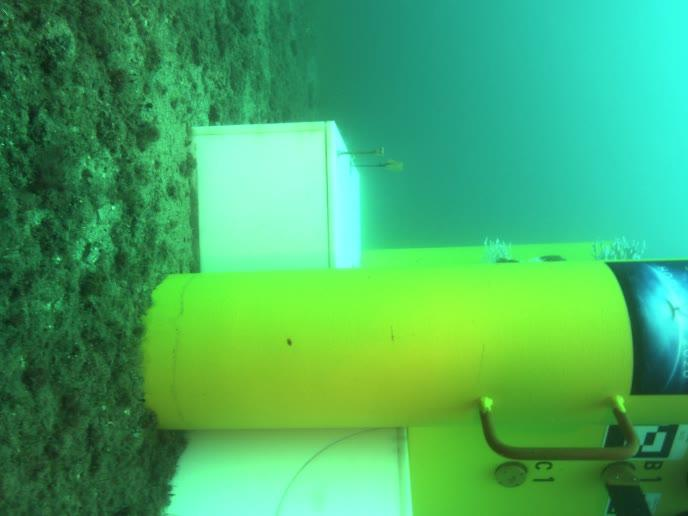
%> input picture Code Fusion/frame235.jpg, 688 x 516 px
$ octave main.m   (GNU Octave 9; MATLAB toolbox functions it lacks are replaced by stand-ins)
%> lines starting %> are read from the running program, lines starting %| are printed output that depends on the picture; in (x1, y1, x2, y2) boxes, pixels count from 0 and x2, y2 are one past the last pixel; in counts of white or black regions, pixels touching at a corner belong together; the program's own positions count from 1
### Code Fusion/loadImage.m
function img = loadImage(num)
%> called with num = 'frame235'
% num is the num of image with

%prefix = '';
suffix = '.jpg';
path = [num,suffix];

img = imread(path);
%> img is the input picture: size 516x688x3 uint8; mean R, G, B 70.5, 173.2, 100

### Code Fusion/imgDecomposition.m
function [RL, AL] = imgDecomposition(img)
AL = zeros(size(img));
RL = zeros(size(img));
for i = 1 : 3
    k = 0.5 * img(:, :, i) / max(max(img(:, :, i)));
    AL(:, :, i) = (1 - k) .* img(:, :, i);
    RL(:, :, i) = k .* img(:, :, i);
end
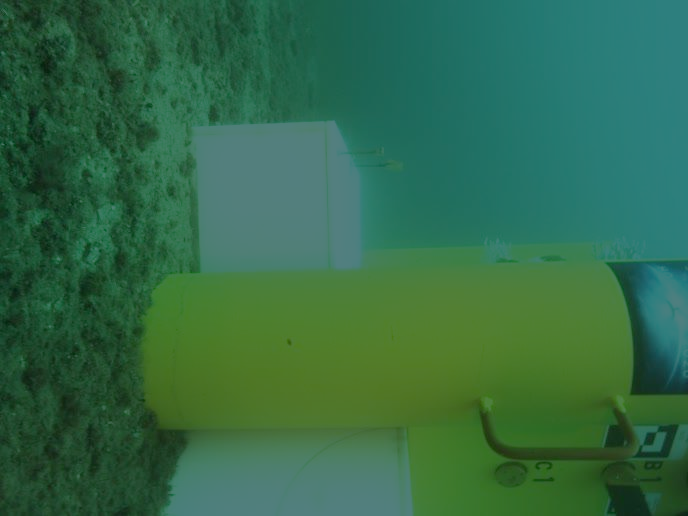
%> AL: size 516x688x3 double; mean R, G, B 0.199, 0.42, 0.285
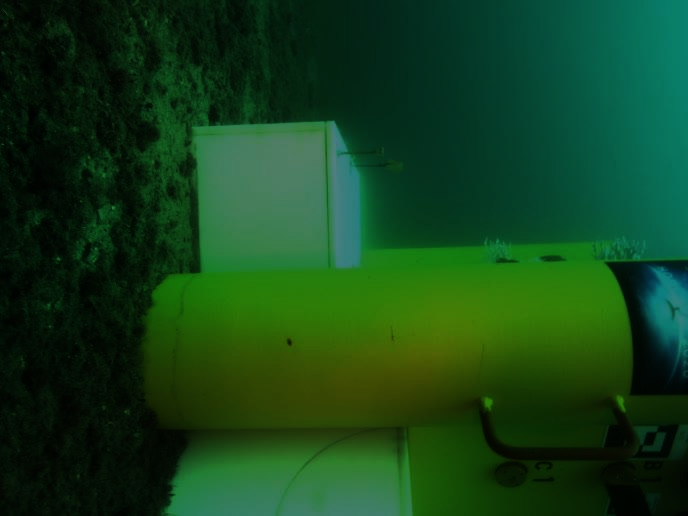
%> RL: size 516x688x3 double; mean R, G, B 0.0777, 0.259, 0.107
%> the loop in SimplestColorBalanceP, `for ch = 1 : p` made 3 passes
%> (bottom, top) on passes 1 to 3: (0.00263, 0.303), (0.0216, 0.5), (0.00443, 0.496)
%> after the loop in SimplestColorBalanceP, `for i = 1 : p`:
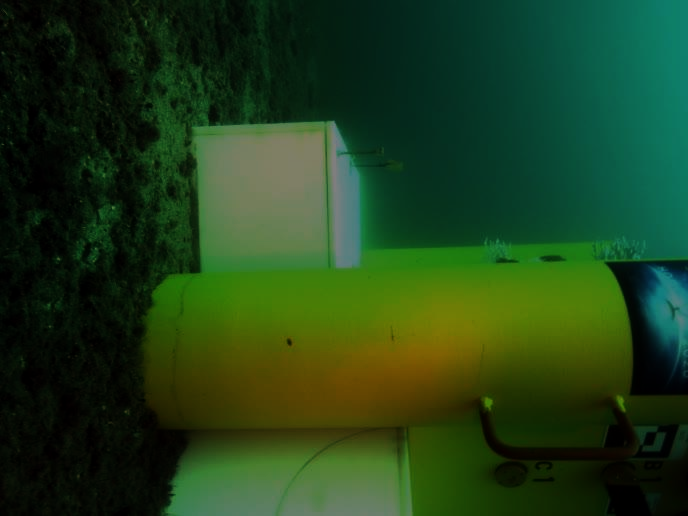
%> outval: size 516x688x3 double; mean R, G, B 0.125, 0.248, 0.104

### Code Fusion/SimplestColorBalanceP.m
function outval = SimplestColorBalanceP(im_org , num, type)
satLevel1 = 0.005;
satLevel2 = 0.005;
%num = 255;
% SimplestColorBalance(im_orig)
% Performs color balancing via histogram normalization.
% satLevel controls the percentage of pixels
% to clip to white and black.
% Set plot = 0 or 1 to turn diagnostic plots on or off.
if ndims(im_org) == 3
    [m, n, p] = size(im_org);
    imRGB_orig = zeros(p, m * n);
    for i = 1 : p
        imRGB_orig(i, :) = reshape(double(im_org(:,:,i)), [1, m * n]);
    end
else
    [m, n] = size(im_org);
    p = 1;
    imRGB_orig = reshape(double(im_org), [1, m * n]);
end
% full width histogram method
% percentage of the image to saturate to black or white,
% tweakable param
q = [satLevel1, 1 - satLevel2];
imRGB = zeros(size(imRGB_orig));
for ch = 1 : p
    tiles = quantile(imRGB_orig(ch, :), q);
    temp = imRGB_orig(ch, :);
    temp(find(temp < tiles(1))) = tiles(1);
    temp(find(temp > tiles(2))) = tiles(2);
    imRGB(ch, :) = temp;
    bottom = min(imRGB(ch, :));
    top = max(imRGB(ch, :));
    imRGB(ch, :) = (imRGB(ch, :) - bottom) * num / (top - bottom);
end
if ndims(im_org) == 3
    outval = zeros(size(im_org));
    for i = 1 : p
        outval(:, :, i) = reshape(imRGB(i, :), [m, n]);
    end
else
    outval = reshape(imRGB, [m, n]);
end
if strcmp(type, 'uint8')
    outval = uint8(outval);
end

### Code Fusion/AirlightEstimate.m
% Airlight Estimation
function A = AirlightEstimate(img, blocksize, showFigure)
%> called with blocksize = 25, showFigure = false
im = img;
[M, N, ~] = size(im);
point = [0,0];
y = 1;
while M * N > blocksize
    [M, N, ~] = size(im);
    % divided image into 4 rectangular region
    subim{1} = im(1:floor(M/2), 1:floor(N/2), :);
    subim{2} = im(1:floor(M/2), floor(N/2)+1:end, :);
    subim{3} = im(floor(M/2)+1:end, 1:floor(N/2), :);
    subim{4} = im(floor(M/2)+1:end, floor(N/2)+1:end, :);
    % for each sub-image, calculate its score (mean substract std)
    s(1) = mean2(subim{1}(:,:,1)) - std2(subim{1}(:,:,1)) + ...
        mean2(subim{1}(:,:,2)) - std2(subim{1}(:,:,2)) + ...
        mean2(subim{1}(:,:,3)) - std2(subim{1}(:,:,3));
    s(2) = mean2(subim{2}(:,:,1)) - std2(subim{2}(:,:,1)) + ...
        mean2(subim{2}(:,:,2)) - std2(subim{2}(:,:,2)) + ...
        mean2(subim{2}(:,:,3)) - std2(subim{2}(:,:,3));
    s(3) = mean2(subim{3}(:,:,1)) - std2(subim{3}(:,:,1)) + ...
        mean2(subim{3}(:,:,2)) - std2(subim{3}(:,:,2)) + ...
        mean2(subim{3}(:,:,3)) - std2(subim{3}(:,:,3));
    s(4) = mean2(subim{4}(:,:,1)) - std2(subim{4}(:,:,1)) + ...
        mean2(subim{4}(:,:,2)) - std2(subim{4}(:,:,2)) + ...
        mean2(subim{4}(:,:,3)) - std2(subim{4}(:,:,3));
    % choose the region with highest score
    x = find(s == max(s));
    im = subim{x};
    if showFigure
        % below used for draw the select region
        startpoint = [1,1;1,floor(N/2)+1;floor(M/2)+1,1;...
            floor(M/2)+1,floor(N/2)+1];
        if y > 1
            point = point + startpoint(x,:);% + [-1, -1];
        else
            point = point + startpoint(x,:);
        end
        y = y + 1;
    end
end
%> this loop made 8 passes
%> x on passes 1 to 5: 2, 2, 2, 2, 2
%> pass 1, in AirlightEstimate, `im = subim{x};`:
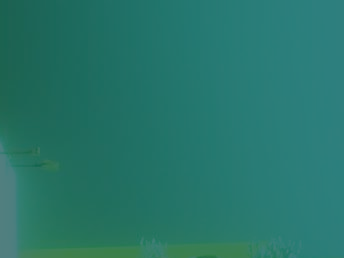
%> im: size 258x344x3 double; mean R, G, B 0.154, 0.464, 0.42
%> after the loop, point = [0 0]; s = [1.18 1.18 1.18 1.18]; subim = 4 items; y = 1
% get the selected region
[M, N, ~] = size(im);
%> M = 2; N = 3
im = double(im);
im1 = sqrt((im(:,:,1)-255.0).^2 + (im(:,:,2)-255.0).^2 + ...
            (im(:,:,3)-255.0).^2);
%> im1 = [441 441 441; 441 441 441]
[p, q] = find(im1 == min(min(im1)));
%> p = [1; 2; 1; 2; 1; 2]; q = [1; 1; 2; 2; 3; 3]
A = reshape(im(p(1),q(1),:), [1, 3]);
%> A = [0.183 0.5 0.497]
if showFigure
    % draw the patch in the original image
    [~, ~]=draw_rect(img,point,[M,N]);
end

% draw image with selected region
% [58 lines left out: function draw_rect, not called in this run]

### Code Fusion/TransEstimate.m
function T = TransEstimate(img, patchsz, A, lambda, r, eps, gamma)
[m, n, ~] = size(img);
% resize the input image to match the patch size
if mod(m, patchsz) ~= 0 || mod(n,patchsz) ~= 0
    im = imresize(img, [m - mod(m, patchsz) + patchsz, ...
        n - mod(n, patchsz) + patchsz]);
else
    im = img;
end
% calculate the transmission map
T = zeros(size(im,1),size(im,2));% initial the transmission map
for i = 1 : patchsz : size(im, 1)
    for j = 1 : patchsz : size(im, 2)
        sz = patchsz - 1;
        blk_im = im(i:i+sz,j:j+sz,:);
        Trans = blkTrsEstimate(blk_im, A, lambda);
        T(i:i+sz,j:j+sz) = Trans;
    end
end
T = imresize(T, [m, n]);
%Std1 = std2(T) * 255
%averGrad1 = meangrad(T) * 255
%figure,imshow(T)
% refine the transmission map
guidedImg = double(rgb2gray(uint8(img * 255))) / 255;
T = guidedfilter(guidedImg, T, r, eps);
%Std2 = std2(T) * 255
%averGrad2 = meangrad(T) * 255
%figure,imshow(T)
% enhance the transmission map
Tsmooth=imfilter(T,fspecial('gaussian',[80,80],80),...
                'replicate','conv');
Tdetail = T - Tsmooth;
T = Tsmooth + gamma * Tdetail;
%Std3 = std2(T) * 255
%averGrad3 = meangrad(T) * 255
%figure,imshow(T)

### Code Fusion/guidedfilter.m
function q = guidedfilter(I, p, r, eps)
%   GUIDEDFILTER   O(1) time implementation of guided filter.
%
%   - guidance image: I (should be a gray-scale/single channel image)
%   - filtering input image: p (should be a gray-scale/single channel image)
%   - local window radius: r
%   - regularization parameter: eps

[hei, wid] = size(I);
N = boxfilter(ones(hei, wid), r); % the size of each local patch; N=(2r+1)^2 except for boundary pixels.

% imwrite(uint8(N), 'N.jpg');
% figure,imshow(N,[]),title('N');


mean_I = boxfilter(I, r) ./ N;
mean_p = boxfilter(p, r) ./ N;
mean_Ip = boxfilter(I.*p, r) ./ N;
cov_Ip = mean_Ip - mean_I .* mean_p; % this is the covariance of (I, p) in each local patch.

mean_II = boxfilter(I.*I, r) ./ N;
var_I = mean_II - mean_I .* mean_I;

a = cov_Ip ./ (var_I + eps); % Eqn. (5) in the paper;
b = mean_p - a .* mean_I; % Eqn. (6) in the paper;

mean_a = boxfilter(a, r) ./ N;
mean_b = boxfilter(b, r) ./ N;

q = mean_a .* I + mean_b; % Eqn. (8) in the paper;
end

### Code Fusion/boxfilter.m
function imDst = boxfilter(imSrc, r)

%   BOXFILTER   O(1) time box filtering using cumulative sum
%
%   - Definition imDst(x, y)=sum(sum(imSrc(x-r:x+r,y-r:y+r)));
%   - Running time independent of r;
%   - Equivalent to the function: colfilt(imSrc, [2*r+1, 2*r+1], 'sliding', @sum);
%   - But much faster.

[hei, wid] = size(imSrc);
imDst = zeros(size(imSrc));

%cumulative sum over Y axis
imCum = cumsum(imSrc, 1);
%difference over Y axis
imDst(1:r+1, :) = imCum(1+r:2*r+1, :);
imDst(r+2:hei-r, :) = imCum(2*r+2:hei, :) - imCum(1:hei-2*r-1, :);
imDst(hei-r+1:hei, :) = repmat(imCum(hei, :), [r, 1]) - imCum(hei-2*r:hei-r-1, :);

%cumulative sum over X axis
imCum = cumsum(imDst, 2);
%difference over Y axis
imDst(:, 1:r+1) = imCum(:, 1+r:2*r+1);
imDst(:, r+2:wid-r) = imCum(:, 2*r+2:wid) - imCum(:, 1:wid-2*r-1);
imDst(:, wid-r+1:wid) = repmat(imCum(:, wid), [1, r]) - imCum(:, wid-2*r:wid-r-1);
end

### Code Fusion/dehazingProcess.m
function J = dehazingProcess(img, T, A)
% J(:, :, 1) = (img(:, :, 1) - A(1)) ./ T + (1 - A(1)) * A(1);
% J(:, :, 2) = (img(:, :, 2) - A(2)) ./ T + (1 - A(2)) * A(2);
% J(:, :, 3) = (img(:, :, 3) - A(3)) ./ T + (1 - A(3)) * A(3);
% figure,imshow(J)
%
img = SimplestColorBalanceP(img, 0.5, 'double');
Max = max(mean2(img(:,:,1)), max(mean2(img(:,:,2)), mean2(img(:,:,3))));
r = double(Max / mean2(img(:,:,1)));
g = double(Max / mean2(img(:,:,2)));
b = double(Max / mean2(img(:,:,3)));
Tr = T.^(r*0.8);
Tg = T.^(g*0.8);
Tb = T.^(b*0.8);
%figure,imshow([Tr, ones(size(Tr,1), 50), Tg, ones(size(Tr,1), 50), Tb],[])
J(:, :, 1) = (img(:, :, 1) - A(1)) ./ Tr + A(1);
J(:, :, 2) = (img(:, :, 2) - A(2)) ./ Tg + A(2);
J(:, :, 3) = (img(:, :, 3) - A(3)) ./ Tb + A(3);
% [27 lines of commented-out code are left out]

### Code Fusion/saliencyDetection.m
%---------------------------------------------------------
% Copyright (c) 2009 Radhakrishna Achanta [EPFL]
% Contact: firstname.lastname@epfl.ch
%---------------------------------------------------------
% Citation:
% @InProceedings{LCAV-CONF-2009-012,
%    author      = {Achanta, Radhakrishna and Hemami, Sheila and Estrada,
%                  Francisco and S?strunk, Sabine},
%    booktitle   = {{IEEE} {I}nternational {C}onference on {C}omputer
%                  {V}ision and {P}attern {R}ecognition},
%    year        = 2009
% }
%---------------------------------------------------------
% Please note that the saliency maps generated using this
% code may be slightly different from those of the paper.
% This seems to be because the RGB to Lab conversion is
% different from the one used for the results in the C++ code.
% The C++ code is available on the same page as this matlab
% code (http://ivrg.epfl.ch/supplementary_material/RK_CVPR09/index.html)
% One should preferably use the C++ as reference and use
% this matlab implementation mostly as proof of concept
% demo code.
%---------------------------------------------------------
function sm = saliencyDetection(img)
%
%---------------------------------------------------------
% Read image and blur it with a 3x3 or 5x5 Gaussian filter
%---------------------------------------------------------
%img = imread('input_image.jpg');%Provide input image path
gfrgb = imfilter(img, fspecial('gaussian', 3, 3), 'symmetric', 'conv');
%---------------------------------------------------------
% Perform sRGB to CIE Lab color space conversion (using D65)
%---------------------------------------------------------
%cform = makecform('srgb2lab', 'whitepoint', whitepoint('d65'));
cform = makecform('srgb2lab');
lab = applycform(gfrgb,cform);
%---------------------------------------------------------
% Compute Lab average values (note that in the paper this
% average is found from the unblurred original image, but
% the results are quite similar)
%---------------------------------------------------------
l = double(lab(:,:,1)); lm = mean(mean(l));
a = double(lab(:,:,2)); am = mean(mean(a));
b = double(lab(:,:,3)); bm = mean(mean(b));
%---------------------------------------------------------
% Finally compute the saliency map and display it.
%---------------------------------------------------------
sm = (l-lm).^2 + (a-am).^2 + (b-bm).^2;
%imshow(sm,[]);
%---------------------------------------------------------

### Code Fusion/gaussianPyramid.m
function out = gaussianPyramid(img, level)
h = 1/16* [1, 4, 6, 4, 1];
filt = h'*h;
out{1} = imfilter(img, filt, 'replicate', 'conv');
temp_img = img;
for i = 2 : level
    temp_img = temp_img(1 : 2 : end, 1 : 2 : end);
    out{i} = imfilter(temp_img, filt, 'replicate', 'conv');
end

### Code Fusion/pyramidFuse.m
function Fusion = pyramidFuse(W1, W2, img1, img2)

level = 5;

Weight1 = gaussianPyramid(W1, level);
Weight2 = gaussianPyramid(W2, level);

% calculate the laplacian pyramid
% input1
R1 = laplacianPyramid(double(img1(:, :, 1)), level);
G1 = laplacianPyramid(double(img1(:, :, 2)), level);
B1 = laplacianPyramid(double(img1(:, :, 3)), level);

% input2
R2 = laplacianPyramid(double(img2(:, :, 1)), level);
G2 = laplacianPyramid(double(img2(:, :, 2)), level);
B2 = laplacianPyramid(double(img2(:, :, 3)), level);

% fusion
for i = 1 : level
   R_r{i} = Weight1{i} .* R1{i} + Weight2{i} .* R2{i};
   R_g{i} = Weight1{i} .* G1{i} + Weight2{i} .* G2{i};
   R_b{i} = Weight1{i} .* B1{i} + Weight2{i} .* B2{i};
end

% reconstruct & output
R = pyramidReconstruct(R_r);
G = pyramidReconstruct(R_g);
B = pyramidReconstruct(R_b);

Fusion = cat(3, uint8(R), uint8(G), uint8(B));

### Code Fusion/laplacianPyramid.m
function out = laplacianPyramid(img, level)
h = 1/16* [1, 4, 6, 4, 1];
%filt = h'*h;
out{1} = img;
temp_img = img;
for i = 2 : level
    temp_img = temp_img(1 : 2 : end, 1 : 2 : end);
    %out{i} = imfilter(temp_img, filt, 'replicate', 'conv');
    out{i} = temp_img;
end
% calculate the DoG
for i = 1 : level - 1
    [m, n] = size(out{i});
    out{i} = out{i} - imresize(out{i+1}, [m, n]);
end

### Code Fusion/pyramidReconstruct.m
function out = pyramidReconstruct(pyramid)
level = length(pyramid);
for i = level : -1 : 2
    %temp_pyramid = pyramid{i};
    [m, n] = size(pyramid{i - 1});
    %out = pyramid{i - 1} + imresize(temp_pyramid, [m, n]);
    pyramid{i - 1} = pyramid{i - 1} + imresize(pyramid{i}, [m, n]);
end
out = pyramid{1};

### Code Fusion/featureWeight.m
function [W1, W2] = featureWeight(img1, img2)
% for img1
R1 = double(rgb2gray(img1)) / 255;
% Luminance weight
WC1 = sqrt(( (double(img1(:,:,1))/255 - double(R1)).^2 + ...
            (double(img1(:,:,2))/255 - double(R1)).^2 + ...
            (double(img1(:,:,3))/255 - double(R1)).^2 ) / 3);
%figure,imshow(WC1,[])
% saliency weight
WS1 = saliencyDetection(img1);
%figure,imshow(WS1,[])
% exposedness weight
sigma = 0.125;
aver = 0.25;
WE1 = exp(-(R1 - aver).^2 / (2*sigma^2));
%figure,imshow(WE1,[])

% for img1
R2 = double(rgb2gray(img2)) / 255;
% Luminance weight
WC2 = sqrt(( (double(img2(:,:,1))/255 - double(R2)).^2 + ...
            (double(img2(:,:,2))/255 - double(R2)).^2 + ...
            (double(img2(:,:,3))/255 - double(R2)).^2 ) / 3);
%figure,imshow(WC2,[])
% saliency weight
WS2 = saliencyDetection(img2);
%figure,imshow(WS2,[])
% exposedness weight
sigma = 0.125;
aver = 0.25;
WE2 = exp(-(R2 - aver).^2 / (2*sigma^2));
%figure,imshow(WE2,[])

% calculate the normalized weight
W1 = (WC1 + WS1 + WE1) ./ ...
     (WC1 + WS1 + WE1 + WC2 + WS2 + WE2) * 2;
%figure,imshow(W1,[])
W2 = (WC2 + WS2 + WE2) ./ ...
     (WC1 + WS1 + WE1 + WC2 + WS2 + WE2) * 2;
%figure,imshow(W2,[])

### Code Fusion/main.m
clc;clear;
% parameters for finding the airlight
blksz = 5 * 5;
showFigure = false;
% parameters for estimating the transmission map
patchsz = 8;
lambda = 10;
gamma = 1.5;
r = 150;
eps = 10^-6;

% load the images
img = loadImage('frame235'); % 10,57,47,45,37,51,50,39,36,32,20,4,101,102

[RL,AL] = imgDecomposition(double(img) / 255);

% processing the reflectance component
RL = SimplestColorBalanceP(RL, 0.5, 'double');

% processing the alluminance light
A = AirlightEstimate(AL, blksz, showFigure); % find the airlight
%> A = [0.183 0.5 0.497]

% estimate the transmission map
T = TransEstimate(AL, patchsz, A, lambda, r, eps, gamma);
%> after the loop in TransEstimate, `for i = 1 : patchsz : size(im, 1)`:
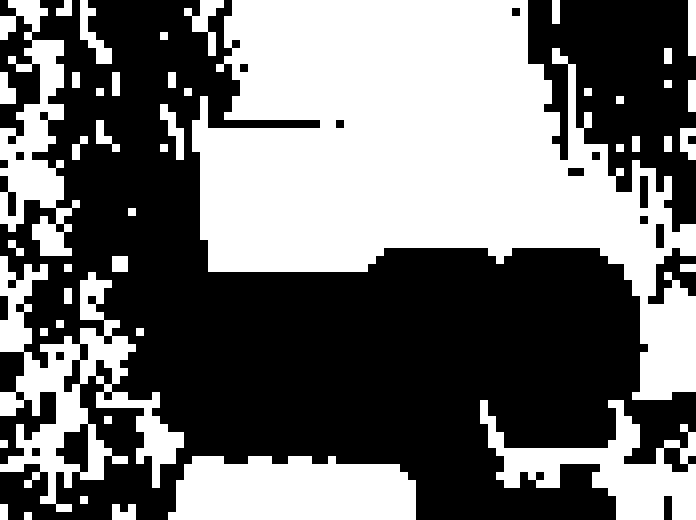
%> T: size 520x696 double; values 0.7 (black) and 0.75 (white), 44.5% white; 45 white regions, largest, box (x1, y1, x2, y2) and area: (192, 0, 696, 400) 104704, (0, 256, 184, 512) 15808, (168, 456, 416, 520) 13888
%> in guidedfilter, `mean_Ip = boxfilter(I.*p, r) ./ N;`:
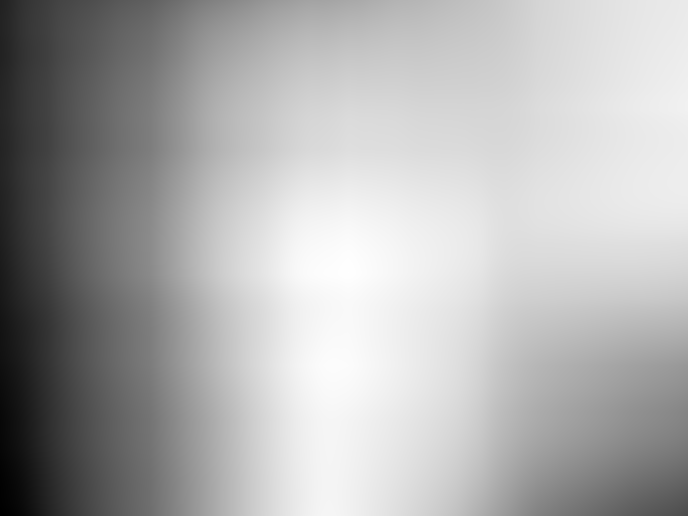
%> mean_Ip: size 516x688 double; min 0.158, max 0.288, mean 0.247; drawn with min black and max white
%> in guidedfilter, `cov_Ip = mean_Ip - mean_I .* mean_p;`:
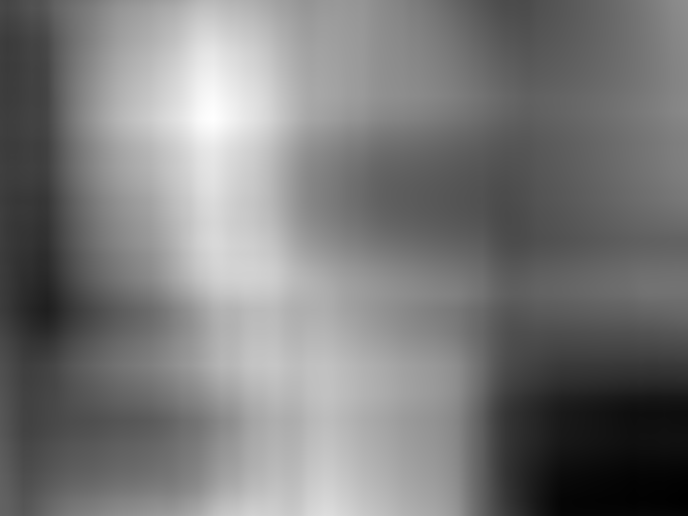
%> cov_Ip: size 516x688 double; min -0.0012, max 0.000883, mean -0.000201; drawn with min black and max white

% dehazing process
AL = dehazingProcess(AL, T, A);
%> the loop in SimplestColorBalanceP (call 2), `for ch = 1 : p` made 3 passes
%> (bottom, top) on passes 1 to 3: (0.0562, 0.329), (0.186, 0.5), (0.0897, 0.5)
%> in dehazingProcess, `Max = max(mean2(img(:,:,1)), max(mean2(img(:,:,2)), mean2(img(:,:,3))));`: Max = 0.372
%> in dehazingProcess, `r = double(Max / mean2(img(:,:,1)));`: r = 1.42
%> in dehazingProcess, `g = double(Max / mean2(img(:,:,2)));`: g = 1
%> in dehazingProcess, `b = double(Max / mean2(img(:,:,3)));`: b = 1.56

% fusion process
[W1, W2] = featureWeight(uint8(RL * 255), uint8(AL * 255));
%> in saliencyDetection, `lm = mean(mean(l))`: lm = 60.07
%> in saliencyDetection, `am = mean(mean(a))`: am = 112.7
%> in saliencyDetection, `bm = mean(mean(b))`: bm = 144.2
Fusion = pyramidFuse(W1, W2, uint8(RL * 255), uint8(AL * 255));
%> after the loop in gaussianPyramid, `for i = 2 : level`: out = 5 items
%> the loop in laplacianPyramid, `for i = 1 : level - 1` made 4 passes
%> (m, n) on passes 1 to 4: (516, 688), (258, 344), (129, 172), (65, 86)
%> the loop in laplacianPyramid (call 2), `for i = 1 : level - 1` made 4 passes
%> in pyramidReconstruct, `level = length(pyramid);`: level = 5
%> the loop in pyramidReconstruct, `for i = level : -1 : 2` made 4 passes
%> (i, m, n) on passes 1, 2, 4: (5, 65, 86), (4, 129, 172), (2, 516, 688)
%> after the loop in pyramidReconstruct, `for i = level : -1 : 2`: pyramid = 5 items
%> the loop in pyramidReconstruct (call 2), `for i = level : -1 : 2` made 4 passes
figure,imshow(Fusion)
figure,imshow(img)
